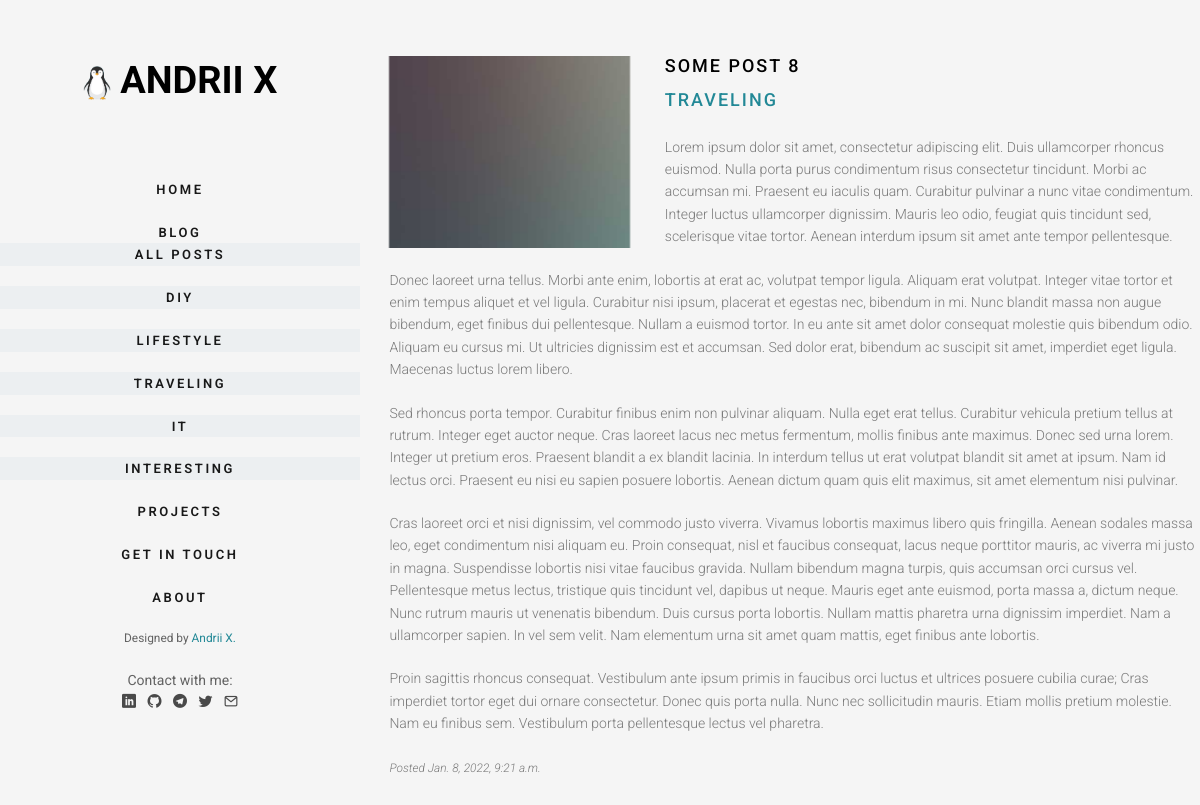
Screenshot of /post/some-post-8 with the database file from the repository.
### blog/models.py (models this page shows, shortened)
class Category(models.Model):
    title = models.CharField(max_length=120, verbose_name='Title')
    slug = models.SlugField(max_length=120, verbose_name='URL', unique=True)
    def __str__(self):
        return self.title
    def get_absolute_url(self):
        return reverse('category', kwargs={'slug': self.slug})
    class Meta:
        verbose_name = 'Category'
        verbose_name_plural = 'Categories'
        ordering = ['id', ]

class Post(models.Model):
    title = models.CharField(max_length=255, verbose_name='Title')
    content = models.TextField(verbose_name='Content')
    slug = models.SlugField(max_length=255, verbose_name='URL', unique=True)
    created_at = models.DateTimeField(verbose_name='Created at', auto_now_add=True)
    photo = models.ImageField(verbose_name='Photo', upload_to='media/%Y/%m/%d/', blank=True)
    views = models.IntegerField(default=0, verbose_name='Views')
    category_id = models.ForeignKey(Category, on_delete=models.PROTECT, verbose_name='Category', related_name='posts')
    class Meta:
        verbose_name = 'Post'
        verbose_name_plural = 'Posts'
        ordering = ['-created_at', 'title', ]

### blog/views.py (the view)
# urls.py: path('post/<str:slug>', ViewPost.as_view(), name='post'),
class ViewPost(DetailView):
    model = Post
    context_object_name = 'post'
    template_name = 'blog/post.html'
    def get_context_data(self, **kwargs):
        context = super().get_context_data(**kwargs)
        Post.objects.filter(slug=self.kwargs['slug']).update(views=F('views') + 1)
        return context
    def get_queryset(self):
        return Post.objects.filter(slug=self.kwargs['slug']).select_related()

### blog/templatetags/menu.py (called while the page is built)
@register.inclusion_tag('blog/list_category.html')
def get_category():
    categories = Category.objects.all()
    return {'categories': categories}

### blog/templates/blog/post.html
{% extends 'base.html' %}
{% block content %}
    <div class="fh5co-narrow-content">
        {% if post.photo %}
            <div class="row">
            <div class="col-md-4 animate-box" data-animate-effect="fadeInLeft" style="margin-bottom: 20px;
                margin-right: 20px">
                <img class="img-responsive" src="{{ post.photo.url }}" alt="Photo does not exist">
            </div>
        {% endif %}
        <div class="row" data-animate-effect="fadeInLeft" style="margin-left: 15px ">
            <h2 class="fh5co-heading" style="margin-bottom: 10px">{{ post.title }}</h2>
            <p class="fh5co-heading" style="margin-bottom: 10px">
                <a href="{{ post.category_id.get_absolute_url }}">
                    {{ post.category_id }}
                </a>
            </p>
            <p>{{ post.content|safe }}</p>
            <small><i>Posted {{ post.created_at }}</i></small>
        </div>
        </div>
    </div>
{% endblock %}

### blog/templates/blog/list_category.html
{% for category in categories %}
    <li style="background-color: #eceff1 "><a class="drawer-dropdown-menu-item" href="{{ category.get_absolute_url }}"
    >{{ category.title }}</a></li>
{% endfor %}

### my_blog/static/css/style.css (style rules this page uses)
body { font-family: "Roboto", Arial, sans-serif; font-weight: 300; font-size: 14px; line-height: 1.6; color: rgba(0, 0, 0, 0.5); background: whitesmoke; }
a { color: #228896; -webkit-transition: 0.5s; -o-transition: 0.5s; transition: 0.5s; }
p { margin-bottom: 1.5em; }
h1, h2, h3, h4, h5, h6 { color: #000; font-family: "Roboto", Arial, sans-serif; font-weight: 400; margin: 0 0 30px 0; }
#fh5co-aside #fh5co-main-menu ul li { margin: 0 0 20px 0; padding: 0; list-style: none; }
#fh5co-aside #fh5co-main-menu ul li a { color: rgba(0, 0, 0, 0.9); text-decoration: none; letter-spacing: .1em; text-transform: uppercase; font-size: 13px; font-weight: 600; position: relative; padding: 10px 10px; letter-spacing: .2em; font-family: "Roboto", Arial, sans-serif; -webkit-transition: 0.3s; -o-transition: 0.3s; transition: 0.3s; }
#fh5co-aside #fh5co-main-menu ul li a:after { content: ""; position: absolute; height: 2px; bottom: 7px; left: 10px; right: 10px; background-color: #228896; visibility: hidden; -webkit-transform: scaleX(0); -moz-transform: scaleX(0); -ms-transform: scaleX(0); -o-transform: scaleX(0); transform: scaleX(0); -webkit-transition: all 0.3s cubic-bezier(0.175, 0.885, 0.32, 1.275); -moz-transition: all 0.3s cubic-bezier(0.175, 0.885, 0.32, 1.275); -ms-transition: all 0.3s cubic-bezier(0.175, 0.885, 0.32, 1.275); -o-transition: all 0.3s cubic-bezier(0.175, 0.885, 0.32, 1.275); transition: all 0.3s cubic-bezier(0.175, 0.885, 0.32, 1.275); }
#fh5co-main .fh5co-narrow-content { position: relative; width: 93%; margin: 0 auto; padding: 4em 0; clear: both; }
.fh5co-heading { font-size: 18px; margin-bottom: 2em; font-weight: 500; text-transform: uppercase; letter-spacing: 2px; }
.js .animate-box { opacity: 0; }

### rows the page displays
Category: title "DIY"
Category: title "LIFESTYLE"
Category: title "TRAVELING"
Category: title "IT"
Category: title "INTERESTING"
Post: photo (picture), title "SOME POST 8", category_id "TRAVELING", content "Lorem ipsum dolor sit amet, consectetur adipiscing elit. Duis ullamcorper rhoncus euismod. Nulla porta purus condimentum risus consectetur tincidunt. Morbi ac accumsan mi. Praesent eu iaculis quam. Curabitur pulvinar a nunc vitae condimentum. Integer luctus ullamcorper dignissim. Mauris leo odio, feugiat quis tincidunt sed, scelerisque vitae tortor. Aenean interdum ipsum sit amet ante tempor pellentesque. Donec laoreet urna tellus. Morbi ante enim, lobortis at erat ac, volutpat tempor ligula. Aliquam erat volutpat. Integer vitae tortor et enim tempus aliquet et vel ligula. Curabitur nisi ipsum, placerat et egestas nec, bibendum in mi. Nunc blandit massa non augue bibendum, eget finibus dui…", created_at "Jan. 8, 2022, 9:21 a.m."
